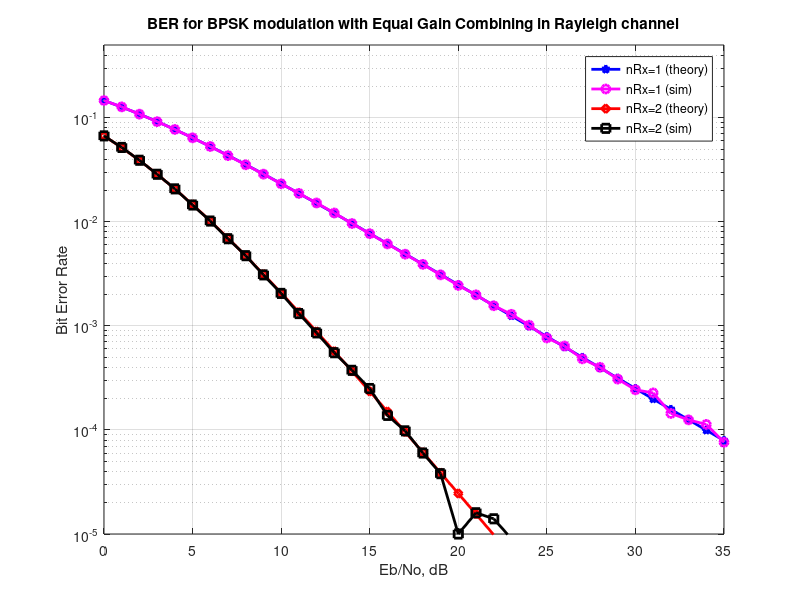

The MATLAB source for this figure:

% Script for computing the BER for BPSK modulation in a
% Rayleigh fading channel with equal gain combining

clear
N = 10^6; % number of bits or symbols

% Transmitter
ip = rand(1,N)>0.5; % generating 0,1 with equal probability
s = 2*ip-1; % BPSK modulation 0 -> -1; 1 -> 0

nRx =  [1 2];
Eb_N0_dB = [0:35]; % multiple Eb/N0 values

for jj = 1:length(nRx)

    for ii = 1:length(Eb_N0_dB)

        n = 1/sqrt(2)*[randn(nRx(jj),N) + j*randn(nRx(jj),N)]; % white gaussian noise, 0dB variance
        h = 1/sqrt(2)*[randn(nRx(jj),N) + j*randn(nRx(jj),N)]; % Rayleigh channel

        % Channel and noise Noise addition
        sD = kron(ones(nRx(jj),1),s);
        y = h.*sD + 10^(-Eb_N0_dB(ii)/20)*n;

        % equalization with equal gain combining
        yHat = y.*exp(-1i*angle(h)); % removing the phase of the channel
        yHat = sum(yHat,1); % adding values from all the receive chains

        % receiver - hard decision decoding
        ipHat = real(yHat)>0;

        % counting the errors
        nErr(jj,ii) = size(find([ip- ipHat]),2);

    end

end

simBer = nErr/N; % simulated ber
EbN0Lin = 10.^(Eb_N0_dB/10);
theoryBer_nRx1 = 0.5.*(1-1*(1+1./EbN0Lin).^(-0.5)); 
theoryBer_nRx2 = 0.5*(1 - sqrt(EbN0Lin.*(EbN0Lin+2))./(EbN0Lin+1) );

% plot
close all
figure

semilogy(Eb_N0_dB,theoryBer_nRx1,'bp-','LineWidth',2);
hold on
semilogy(Eb_N0_dB,simBer(1,:),'mo-','LineWidth',2);
semilogy(Eb_N0_dB,theoryBer_nRx2,'rd-','LineWidth',2);
semilogy(Eb_N0_dB,simBer(2,:),'ks-','LineWidth',2);
axis([0 35 10^-5 0.5])
grid on
legend('nRx=1 (theory)', 'nRx=1 (sim)', 'nRx=2 (theory)', 'nRx=2 (sim)');
xlabel('Eb/No, dB');
ylabel('Bit Error Rate');
title('BER for BPSK modulation with Equal Gain Combining in Rayleigh channel');